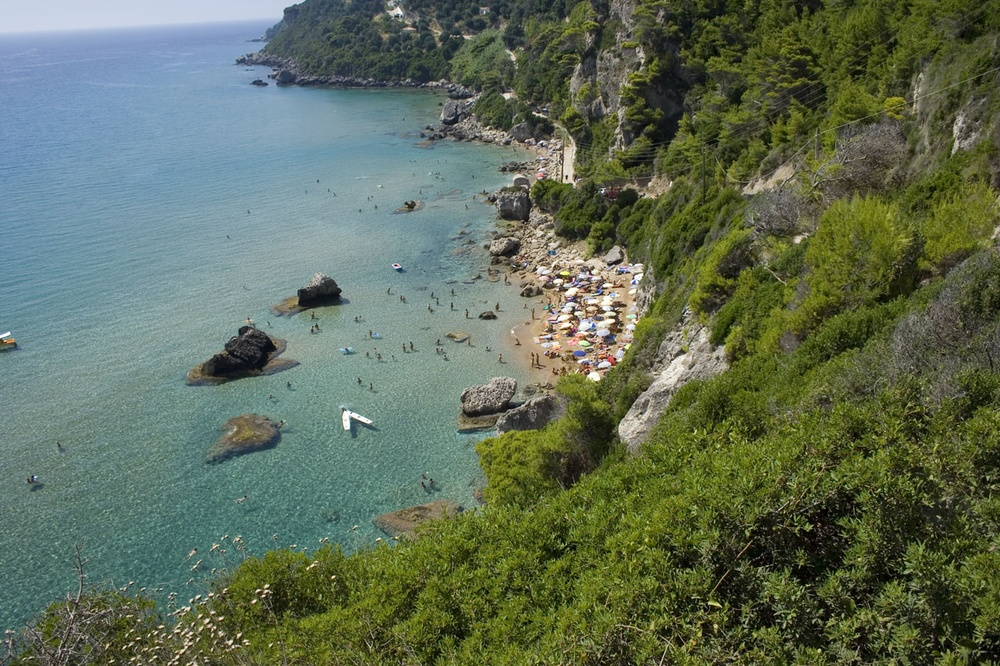
#> input picture small_beach.jpg, 1000 x 666 px, shrunk from 1280 x 853 before the run
$ python transformacja2.py
#> lines starting #> are read from the running program, lines starting #| are printed output that depends on the picture
import cv2

image = cv2.imread('small_beach.jpg')
#> image is the input picture: shape (666, 1000, 3); mean B, G, R 87.6, 108.9, 95.1

alpha = 1.6 # Contrast control (1.0-3.0)
beta = 0 # Brightness control (0-100)

adjusted = cv2.convertScaleAbs(image, alpha=alpha, beta=beta)
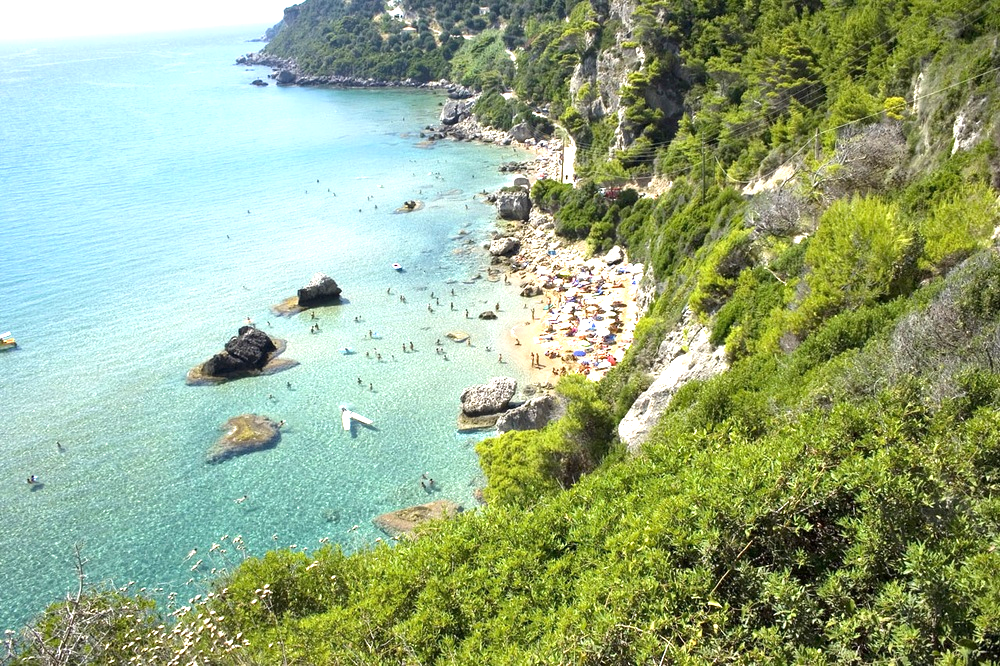
#> adjusted: shape (666, 1000, 3); mean B, G, R 133.9, 171.4, 149.9

cv2.imshow('original', image)
cv2.imshow('adjusted', adjusted)
cv2.waitKey()

$ run again, with obraz.jpg copied over small_beach.jpg
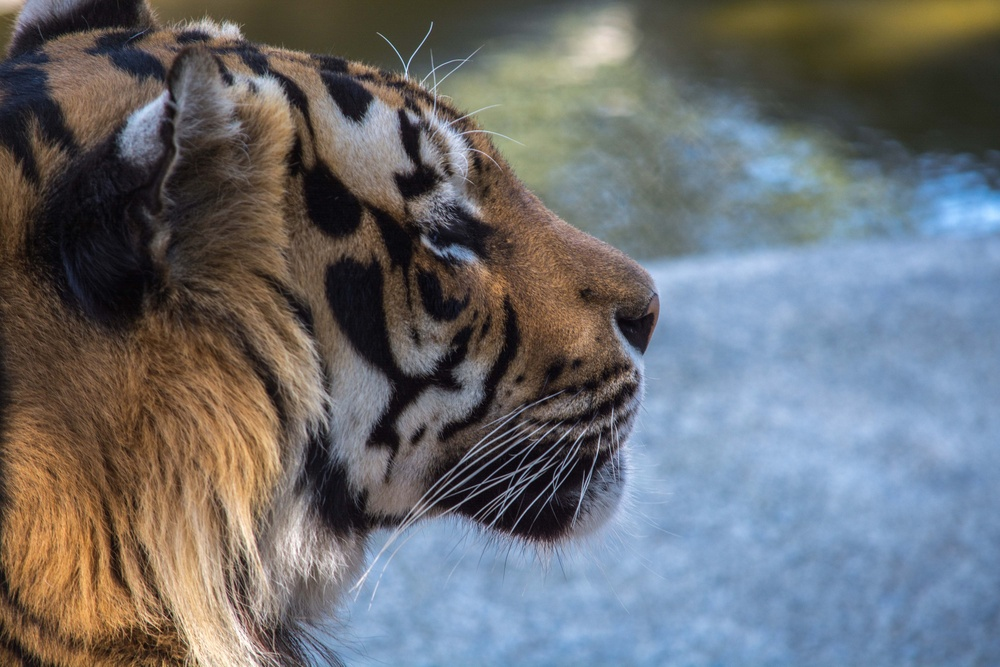
#> input picture obraz.jpg, 1000 x 667 px, shrunk from 6000 x 4000 before the run
#> image is the input picture: shape (667, 1000, 3); mean B, G, R 113.6, 110, 107.8
#> `adjusted = cv2.convertScaleAbs(image, alpha=alpha, beta=beta)`:
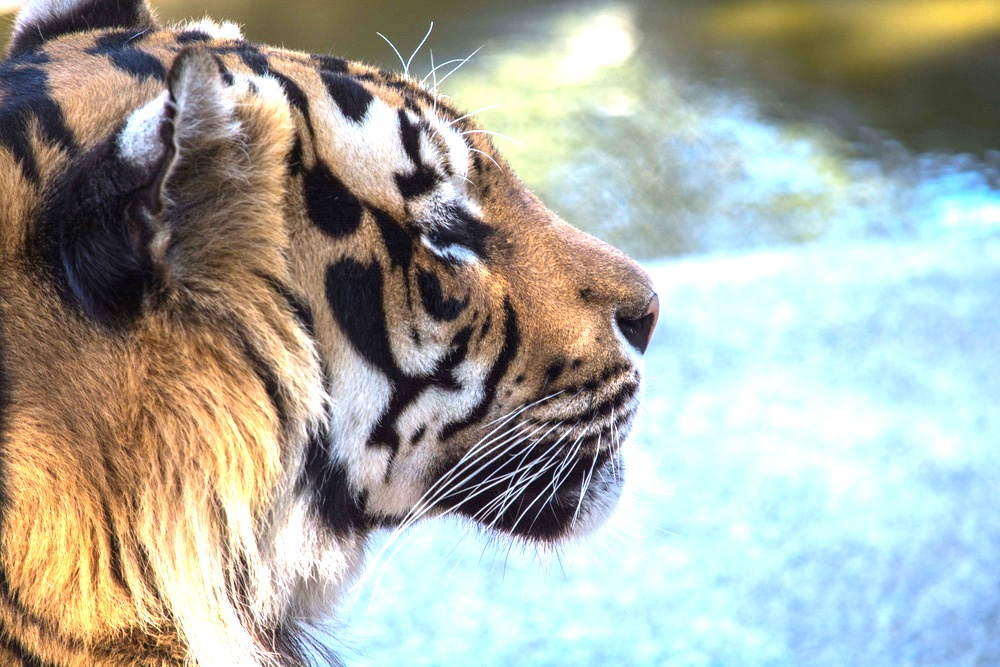
#> adjusted: shape (667, 1000, 3); mean B, G, R 162.3, 171, 168.7
